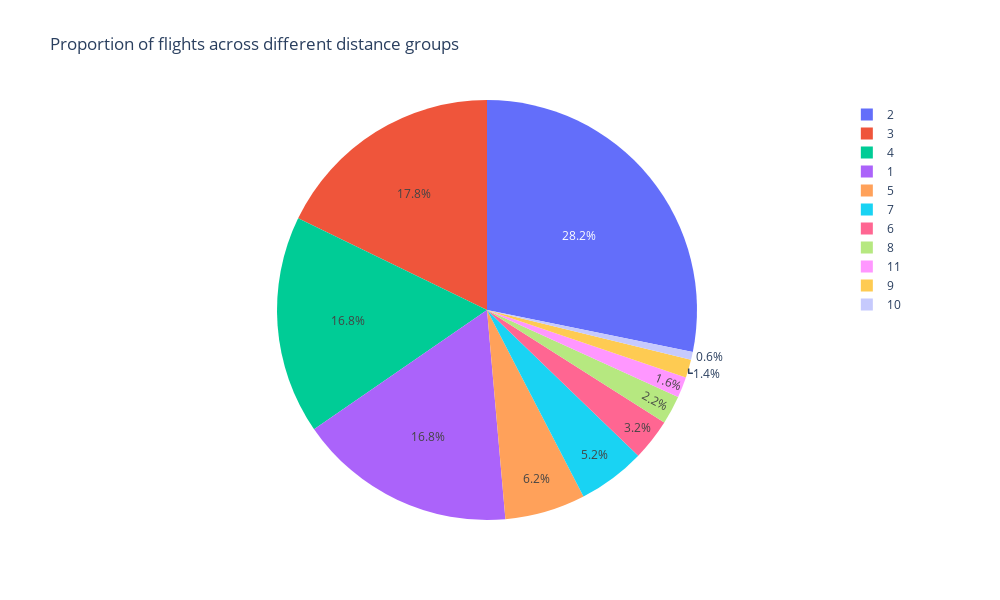

Notebook code for this chart:
### Code cell
import plotly.express as px
fig = px.pie(values = airline_sample["Flights"], 
             names = airline_sample["DistanceGroup"],
             width = 1000,
             height = 600,
             title = "Proportion of flights across different distance groups")
fig.show()

### Figure 1 — Plotly figure (JSON) as saved in the notebook; plotly's stock layout.template omitted (floating-point values rounded to 4 significant figures; data arrays with more than 128 entries replaced by an {"elided": "..."} marker saying what was removed)
{"data": [{"domain": {"x": [0, 1], "y": [0, 1]}, "hovertemplate": "label=%{label}<br>value=%{value}<extra></extra>", "labels": {"elided": "500 int values"}, "legendgroup": "", "name": "", "showlegend": true, "type": "pie", "values": {"elided": "500 float values"}}], "layout": {"height": 600, "legend": {"tracegroupgap": 0}, "title": {"text": "Proportion of flights across different distance groups"}, "width": 1000}}
